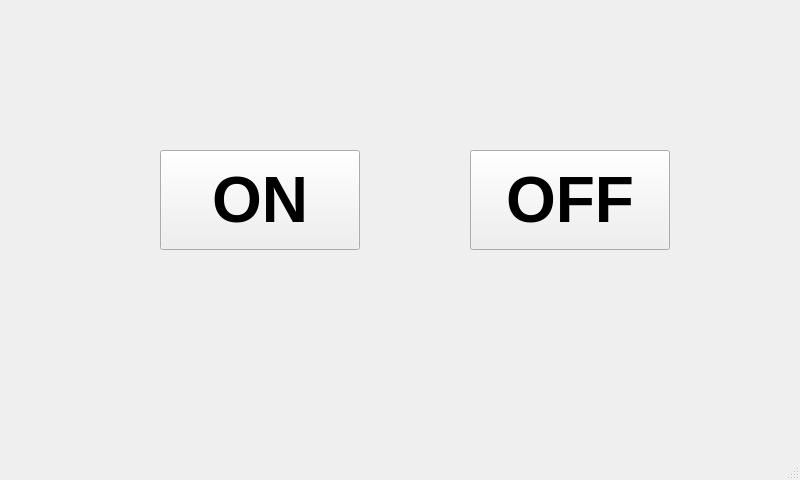
<?xml version="1.0" encoding="UTF-8"?>
<ui version="4.0">
 <class>MainWindow</class>
 <widget class="QMainWindow" name="MainWindow">
  <property name="geometry">
   <rect>
    <x>0</x>
    <y>0</y>
    <width>800</width>
    <height>480</height>
   </rect>
  </property>
  <property name="windowTitle">
   <string>MainWindow</string>
  </property>
  <widget class="QWidget" name="centralwidget">
   <widget class="QPushButton" name="btnOn">
    <property name="geometry">
     <rect>
      <x>160</x>
      <y>150</y>
      <width>200</width>
      <height>100</height>
     </rect>
    </property>
    <property name="font">
     <font>
      <pointsize>48</pointsize>
      <bold>true</bold>
     </font>
    </property>
    <property name="text">
     <string>ON</string>
    </property>
   </widget>
   <widget class="QPushButton" name="btnOff">
    <property name="geometry">
     <rect>
      <x>470</x>
      <y>150</y>
      <width>200</width>
      <height>100</height>
     </rect>
    </property>
    <property name="font">
     <font>
      <pointsize>48</pointsize>
      <bold>true</bold>
     </font>
    </property>
    <property name="text">
     <string>OFF</string>
    </property>
   </widget>
  </widget>
  <widget class="QMenuBar" name="menubar">
   <property name="geometry">
    <rect>
     <x>0</x>
     <y>0</y>
     <width>800</width>
     <height>22</height>
    </rect>
   </property>
  </widget>
  <widget class="QStatusBar" name="statusbar"/>
 </widget>
 <resources/>
 <connections/>
</ui>
